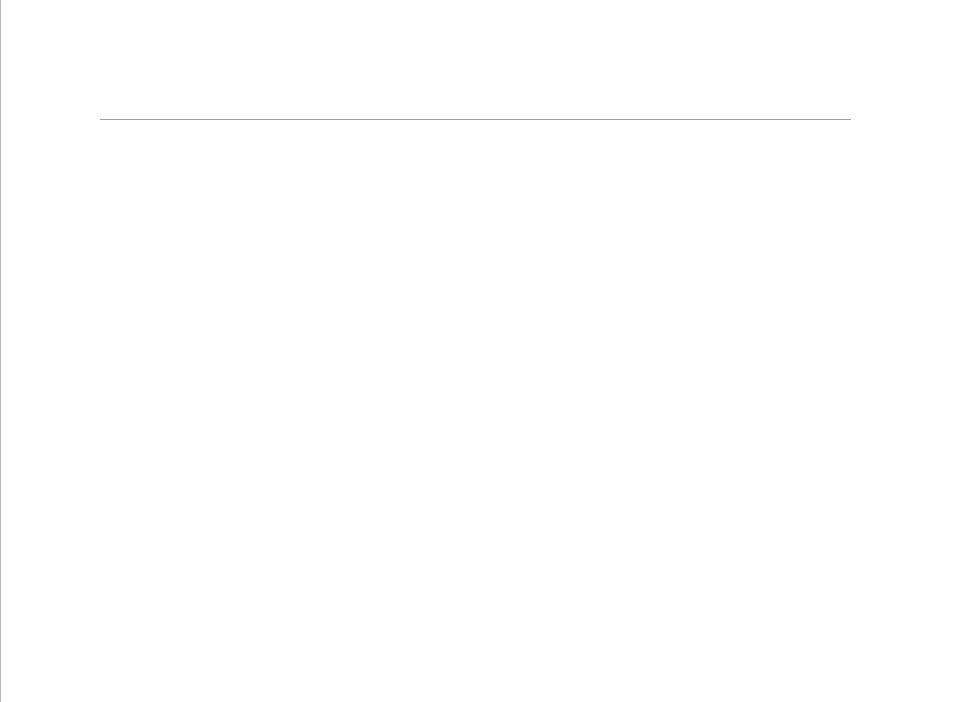
<?xml version="1.0" encoding="UTF-8"?>
<ui version="4.0">
 <class>detailProduct</class>
 <widget class="QWidget" name="detailProduct">
  <property name="geometry">
   <rect>
    <x>0</x>
    <y>0</y>
    <width>960</width>
    <height>702</height>
   </rect>
  </property>
  <property name="windowTitle">
   <string>Form</string>
  </property>
  <widget class="QGraphicsView" name="imageView">
   <property name="geometry">
    <rect>
     <x>0</x>
     <y>-10</y>
     <width>971</width>
     <height>741</height>
    </rect>
   </property>
   <property name="font">
    <font>
     <family>Yekan Bakh</family>
    </font>
   </property>
   <property name="styleSheet">
    <string notr="true">background-image: url(:/images/background);</string>
   </property>
  </widget>
  <widget class="Line" name="line">
   <property name="geometry">
    <rect>
     <x>100</x>
     <y>110</y>
     <width>751</width>
     <height>20</height>
    </rect>
   </property>
   <property name="sizePolicy">
    <sizepolicy hsizetype="Maximum" vsizetype="Fixed">
     <horstretch>0</horstretch>
     <verstretch>0</verstretch>
    </sizepolicy>
   </property>
   <property name="orientation">
    <enum>Qt::Horizontal</enum>
   </property>
  </widget>
  <widget class="QLabel" name="label">
   <property name="geometry">
    <rect>
     <x>320</x>
     <y>30</y>
     <width>301</width>
     <height>81</height>
    </rect>
   </property>
   <property name="sizePolicy">
    <sizepolicy hsizetype="Maximum" vsizetype="Maximum">
     <horstretch>0</horstretch>
     <verstretch>0</verstretch>
    </sizepolicy>
   </property>
   <property name="minimumSize">
    <size>
     <width>301</width>
     <height>0</height>
    </size>
   </property>
   <property name="maximumSize">
    <size>
     <width>301</width>
     <height>16777215</height>
    </size>
   </property>
   <property name="font">
    <font>
     <family>Yekan Bakh</family>
     <pointsize>24</pointsize>
    </font>
   </property>
   <property name="layoutDirection">
    <enum>Qt::RightToLeft</enum>
   </property>
   <property name="styleSheet">
    <string notr="true">color:white;</string>
   </property>
   <property name="text">
    <string>جزئیات کالا</string>
   </property>
   <property name="alignment">
    <set>Qt::AlignCenter</set>
   </property>
  </widget>
  <widget class="QTextBrowser" name="detailInput">
   <property name="geometry">
    <rect>
     <x>100</x>
     <y>140</y>
     <width>751</width>
     <height>400</height>
    </rect>
   </property>
   <property name="font">
    <font>
     <family>Yekan Bakh</family>
     <pointsize>12</pointsize>
    </font>
   </property>
   <property name="layoutDirection">
    <enum>Qt::LeftToRight</enum>
   </property>
   <property name="styleSheet">
    <string notr="true">background-color:white;</string>
   </property>
   <property name="frameShape">
    <enum>QFrame::NoFrame</enum>
   </property>
   <property name="openLinks">
    <bool>false</bool>
   </property>
  </widget>
 </widget>
 <resources/>
 <connections/>
</ui>
